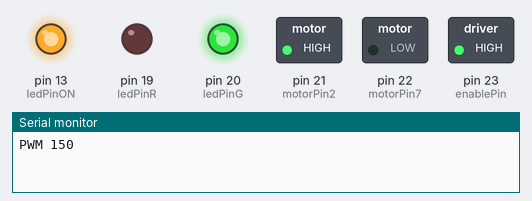
Bench run of a sketch on a simulated Arduino Mega 2560, built with avr-gcc and run on an emulated ATmega2560. On the bench: switched loads named in the sketch (green lamp = pin HIGH), output pins drawn as LEDs (lit = HIGH), the last lines printed to the serial monitor.

Above: at 2.5 s.
At 7.5 s:
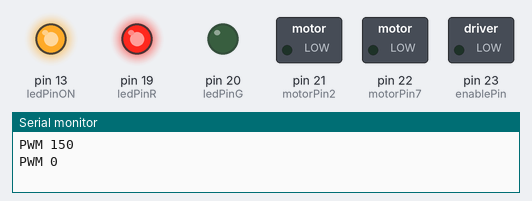
Timing chart, 0 to 13.0 s (numbered marks = the images above):
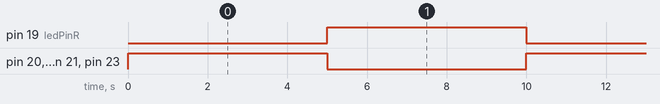

The sketch:

H-bridge_No_Sensor.ino
```cpp
// This is the code for slot car using H-bridge (L293D) & Teensy 3.2

// define variables

// H-bridge & motor Pins
int motorPin2 = 21;  // H-bridge leg 1 pin 3--> Teensy Pin 2
int motorPin7 = 22;  // H-bridge leg 2 pin 6--> Teensy Pin 3
int enablePin = 23;  // H-bridge enable Pin 1 --> Teensy Pin 23 x
//int pwmVal;

// LEDs
int ledPinR = 19;
int ledPinG = 20;
int ledPinON = 13;


void setup() {

  // define H-bridge pins
  pinMode(motorPin2, OUTPUT);
  pinMode(motorPin7, OUTPUT);
  pinMode(enablePin, OUTPUT);

  // enablepin --> will turn motor on
  digitalWrite(enablePin, HIGH);

  // LEDs
  pinMode(ledPinR, OUTPUT);
  pinMode(ledPinG, OUTPUT);
  pinMode(ledPinON, OUTPUT);

  // baud rate. May have to change the frequency...
  Serial.begin(9600);
  digitalWrite(ledPinON, HIGH);
}

void loop() {

  // motor --> PWM

  // write to each motor leg
  digitalWrite(motorPin2, HIGH);
  digitalWrite(motorPin7, LOW);
  digitalWrite(ledPinR, LOW);
  digitalWrite(ledPinG, HIGH);
  analogWrite(enablePin, 150);
  Serial.print("PWM ");
  Serial.println("150");
  delay(5000);
  digitalWrite(motorPin2, LOW);
  digitalWrite(motorPin7, LOW);
  digitalWrite(ledPinR, HIGH);
  digitalWrite(ledPinG, LOW);
  analogWrite(enablePin, 0);
  Serial.print("PWM ");
  Serial.println("0");
  delay(5000);
  digitalWrite(motorPin2, HIGH);
  digitalWrite(motorPin7, LOW);
  digitalWrite(ledPinR, LOW);
  digitalWrite(ledPinG, HIGH);
  analogWrite(enablePin, 255);
  Serial.print("PWM ");
  Serial.println("255");
  delay(5000);
  digitalWrite(motorPin2, LOW);
  digitalWrite(motorPin7, LOW);
  digitalWrite(ledPinR, HIGH);
  digitalWrite(ledPinG, LOW);
  analogWrite(enablePin, 0);
  Serial.print("PWM ");
  Serial.println("0");
  delay(5000);
}
```

Measured:
- by itself, pin 19 (ledPinR), pin 20 (ledPinG), pin 21 (motorPin2), pin 23 (enablePin): alternates HIGH for 5.0 s and LOW for 5.0 s
